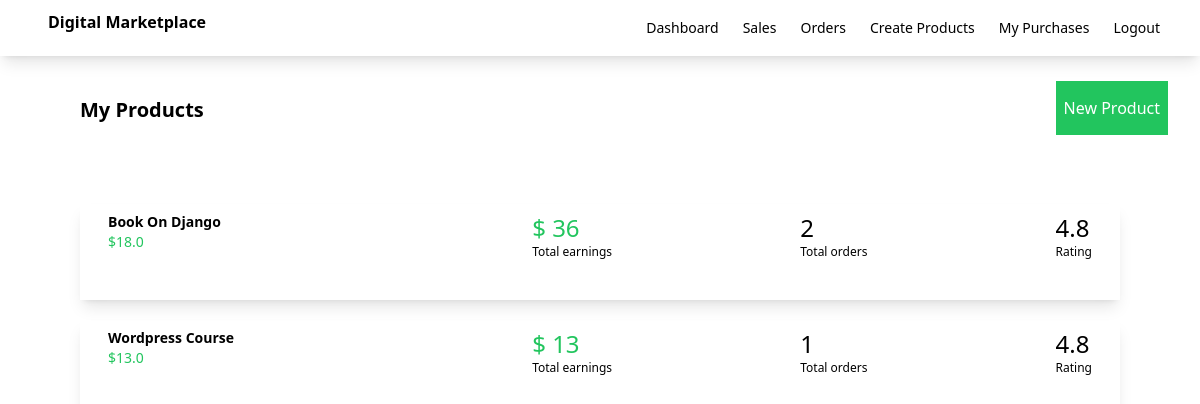
The app's page /dashboard (signed in), older data.
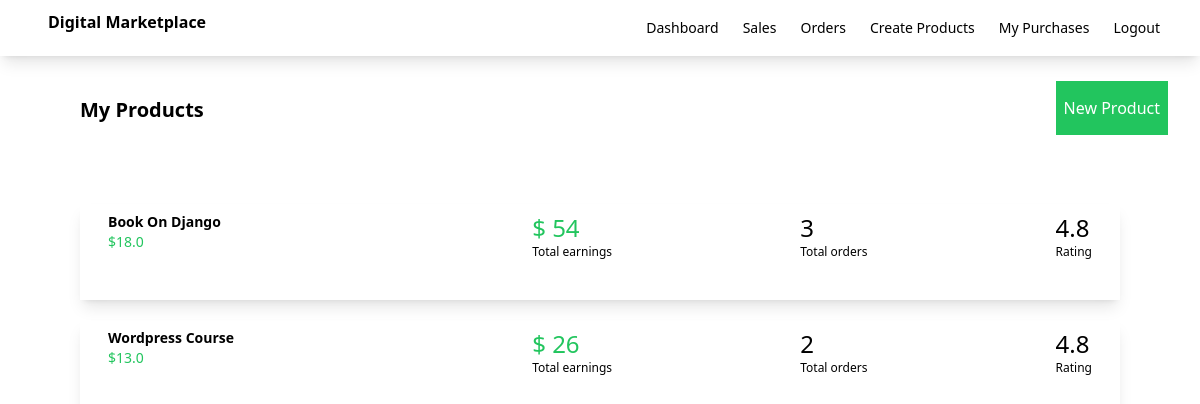
The same page, newer data.
### myapp/models.py (models this page shows, shortened)
class Product(models.Model):
    seller = models.ForeignKey(User, on_delete=models.CASCADE)
    name = models.CharField(max_length=100)
    description = models.CharField(max_length=100)
    price = models.FloatField()
    file = models.FileField(upload_to='uploads')
    item_image=models.CharField(max_length=500,default="https://cdn4.iconfinder.com/data/icons/basic-ui-set-2-1/64/Basic_ui_2-16-1024.png")
    total_sales_amount = models.IntegerField(default=0)
    total_sales = models.IntegerField(default=0)

### myapp/views.py (the view)
# urls.py: path('dashboard',views.dashboard,name='dashboard'),
def dashboard(request):
    products = Product.objects.filter(seller=request.user )
    return render(request,'myapp/dashboard.html',{'products':products})

### myapp/templates/myapp/dashboard.html (shortened to what this page needs)
{% extends 'myapp/base.html' %}
{% block body %}
    <div class="flex justify-between">
        <div class="ml-20 mt-10 font-bold text-xl">My Products</div>
        <div class="ml-20 mt-10">
            <a class="bg-green-500 text-white px-2 py-4 mr-8" href="{% url 'createproduct' %}">New Product</a>
        </div>
    </div>
    <div class="products-container p-10 m-5">
        {% for product in products %}
        <div class="flex shadow-lg m-5 p-2 justify-between">
            <div class="flex w-1/4">
                <div class="relative group">
                    <a href="{% url 'editproduct' product.id %}">
                <div class="ml-5">
                    <div class="font-bold text-sm"> {{ product.name }}</div>
                    <div class="text-sm text-green-500">${{ product.price }}</div>
                </div>
                </a>
            </div>
            </div>
            <div>
                <div class="text-2xl text-green-500">$ {{ product.total_sales_amount }}</div>
                <div class="text-xs">Total earnings</div>
            </div>
            <div>
                <div class="text-2xl">{{ product.total_sales }}</div>
                <div class="text-xs">Total orders</div>
            </div>
            <div class="pr-5">
                <div class="text-2xl">4.8</div>
                <div class="text-xs">Rating</div>
            </div>
        </div>
        {% endfor %}
    </div>
{% endblock %}

### myapp/templates/myapp/base.html (shortened to what this page needs)
<!DOCTYPE html>
<html lang="en">
<head>
    <script src="https://cdn.tailwindcss.com"></script>
</head>
<body>
    <nav class="shadow-lg">
        <div class="flex flex-wrap justify-between ml-5 items-center mx-auto px-4 py-2.5">
            <a href="" class="flex item-centre">
                <span class="self-centre text-xml font-semibold">Digital Marketplace</span>
            </a>
            <div class="flex items-center">
                <a href="{% url 'dashboard' %}" class="mr-6 text-sm font-medium text-grey-500">Dashboard</a>
                <a href="{% url 'sales' %}" class="mr-6 text-sm font-medium text-grey-500">Sales</a>
                <a href="" class="mr-6 text-sm font-medium text-grey-500">Orders</a>
                <a href="{% url 'createproduct' %}" class="mr-6 text-sm font-medium text-grey-500">Create Products</a>
                <a href="{% url 'purchases' %}" class="mr-6 text-sm font-medium text-grey-500">My Purchases</a>
                {% if user.is_authenticated %}
                <a href="{% url 'logout' %}" class="mr-6 text-sm font-medium text-grey-500">Logout</a>
                {% else %}
                <a href="{% url 'login' %}">Login</a>
                {% endif %}
            </div>
        </div>
    </nav>
    {% block body %}
    {% endblock %}
</body>
</html>

Row changes from the older to the newer data that the page shows:
changed Product "Book On Django": total_sales_amount "36" → "54"; total_sales "2" → "3"
changed Product "Wordpress Course": total_sales_amount "13" → "26"; total_sales "1" → "2"
